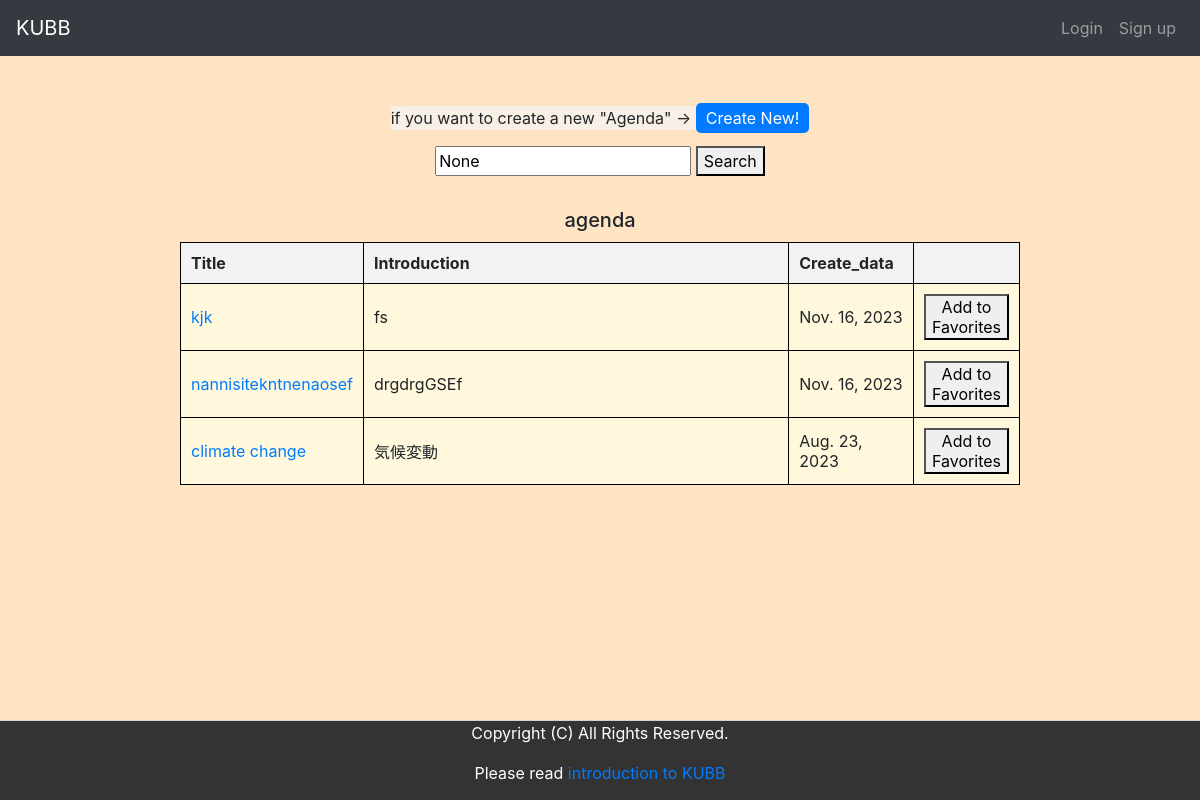
The app's page /agenda_search, older data.
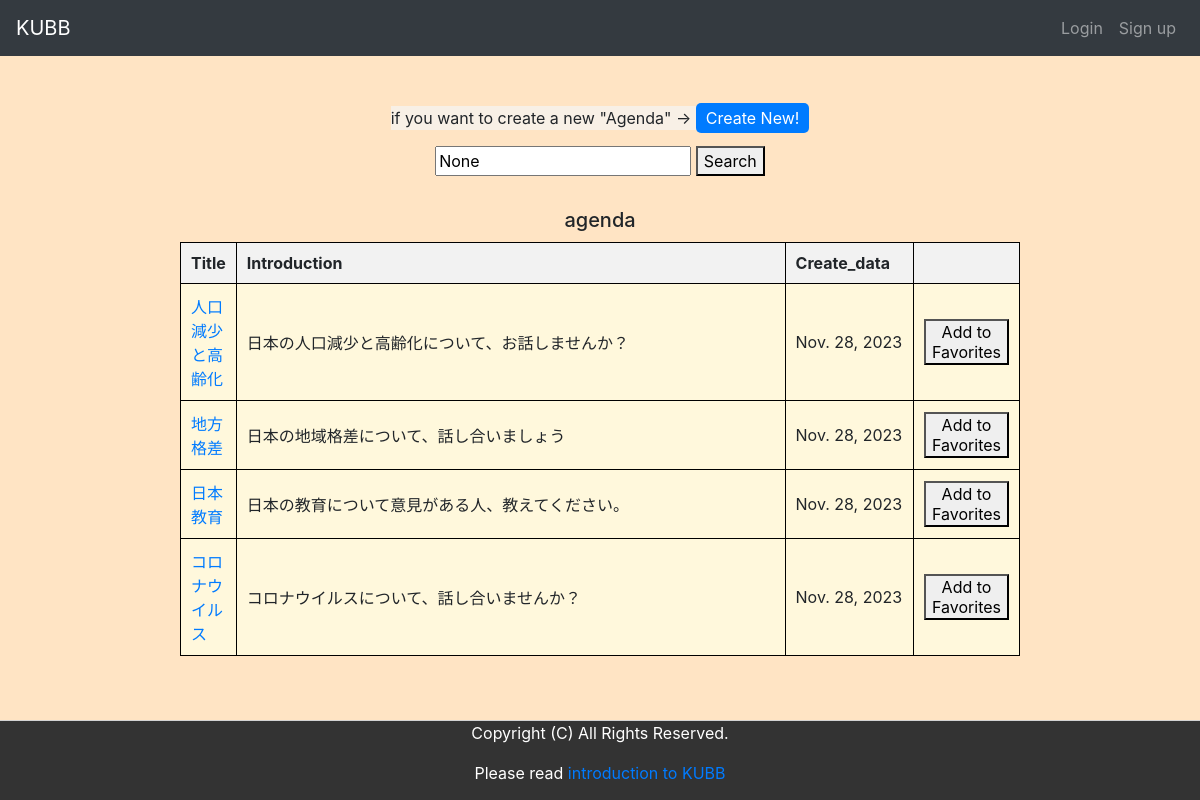
The same page, newer data.
### dream/models.py (models this page shows, shortened)
class Agenda(models.Model):
    title = models.CharField(max_length=50,unique=True)
    body = models.CharField(max_length=200)
    name = models.CharField(max_length=20,blank=True)
    create_date = models.DateField(auto_now=True)
    tags = models.ManyToManyField(Agenda_Tag, blank=True)

### dream/views.py (the view)
# urls.py: path('agenda_search', views.agenda_search, name='agenda_search'),
def agenda_search(request):
    keyword = request.GET.get("keyword")
    data =Agenda.objects.all()
    queryset="a"
    error_message="a"
    list = []
    for da in data:
        search = da.title
        list.append(search)
    if keyword in list:
            queryset = "b"
    else:
            error_message = "That title does not exist."
    all_data = Agenda.objects.all().order_by('-create_date')
    context = {
        "queryset":queryset,
        "all_data" :all_data,
        "keyword": keyword,
        "error_message":error_message,
    }
    return render(request, "dream/agenda_list.html", context)

### dream/templates/dream/agenda_list.html (shortened to what this page needs)
{% extends "dream/base.html" %}
{% block content %}
<div class="gray-box">
        <div class="center-content">
            <span class="create">if you want to create a new "Agenda" → <a href="{% url 'dream:agenda_create' %}" class="create-button">Create New!</a></span>
                <form method="get" action="{% url 'dream:agenda_search' %}">
                    <input type="text" name="keyword" value="{{ keyword }}" required placeholder="Search...">
                    <button type="submit">Search</button>
                </form>
                <table>
                    <h1>agenda</h1>
                    <tr class ="background-color">
                        <th>Title</th>
                        <th style="width: 600px;">Introduction</th>
                        <th style="width: 130px;">Create_data</th>
                        <th style="width: 60px;"></th>
                    <tr>
                    {% for i in all_data %}
                    <tr>
                        <td><a href="{% url 'dream:agenda_groupchat' room_name=i.title %}">{{ i.title }}</a></td>
                        <td><span id="word-break-word">{{ i.body }}</td></span>
                        <td>{{ i.create_date }}
                            <form action="{% url 'dream:agenda_like' room_name=i.title %}" method="POST"></td>
                        <td>
                                <button type="submit" class="favorite_button">Add to Favorites</button>
                        </td>
                    </tr>
                    {% endfor %}
                </table>
            </body>
{% endblock %}

### dream/templates/dream/base.html (shortened to what this page needs)
<html lang="ja">
<head>
   <link rel="stylesheet" href="https://stackpath.bootstrapcdn.com/bootstrap/4.3.1/css/bootstrap.min.css"
>
   {% load static %}
</head>
<body>
<header class="mb-4">
   <nav class="navbar navbar-expand-sm navbar-dark bg-dark">
       <a class="navbar-brand" href="{% url 'dream:index' %}">KUBB</a>
       <div class="collapse navbar-collapse" id="navbarSupportedContent">
           <ul class="navbar-nav ml-auto">
            {% if user.is_authenticated %}
                <li class="nav-item">
                    <a class="nav-link" style="text-align: right" href="{% url 'account_logout' %}">Logout</a>
                </li>
            {% else %}
                <li class="nav-item">
                    <a class="nav-link" href="{% url 'account_login' %}">Login</a>
                </li>
                <li class="nav-item">
                    <a class="nav-link" href="{% url 'account_signup' %}">Sign up</a>
                </li>
            {% endif %}
            </ul>
       </div>
   </nav>
</header>
{% block content %}{% endblock content %}
<footer id="footer">
    <p>Copyright (C) All Rights Reserved.</p>
    <p>Please read <a href="{% url 'dream:introduction' %}">introduction to KUBB</a></p>
</footer>
</body>
</html>

### dream/templates/dream/agenda_list.html (style rules this page uses)
.gray-box { margin-bottom: 80px; }
.create { background-color: rgba(245, 245, 245, 0.7); }
.create-button { text-decoration: none; background-color: #007BFF; color: white; padding: 5px 10px; border-radius: 5px; }
h1 { font-size: 20px; margin-bottom: 10px; }
table { width: 70%; border-collapse: collapse; margin-bottom: 20px; }
th { background-color: #f2f2f2; }
th, td { padding: 10px; text-align: left; border: 1.5px solid black; vertical-align: middle; }
td { background-color: #DDDDDD; }
.center-content h1 { text-align: left; }
.favorite_button { float: right; }
table td, table th { padding: 10px; vertical-align: middle; }
#word-break-word { word-break: anywhere; }

### dream/templates/dream/base.html (style rules this page uses)
body { margin: 0; padding: 0; background-color: #FFE4C4; }
.center-content { display: flex; flex-direction: column; align-items: center; text-align: center; margin-top: 50px; }
th { background-color: #f2f2f2; }
th, td { padding: 10px; text-align: left; border: 1.5px solid black; vertical-align: middle; }
td { background-color: #FFF8DC; }
#footer { background-color: #333; border-top: solid 1px lightgray; color: #fff; position:fixed; bottom: 0; left: 0; width: 100%; height:80px }
#footer p { text-align: center; }

Row changes from the older to the newer data that the page shows:
removed Agenda: title "kjk", body "fs", create_date "Nov. 16, 2023"
removed Agenda: title "nannisitekntnenaosef", body "drgdrgGSEf", create_date "Nov. 16, 2023"
removed Agenda: title "climate change", body "気候変動", create_date "Aug. 23, 2023"
added Agenda: title "人口減少と高齢化", body "日本の人口減少と高齢化について、お話しませんか？", create_date "Nov. 28, 2023"
added Agenda: title "地方格差", body "日本の地域格差について、話し合いましょう", create_date "Nov. 28, 2023"
added Agenda: title "日本教育", body "日本の教育について意見がある人、教えてください。", create_date "Nov. 28, 2023"
added Agenda: title "コロナウイルス", body "コロナウイルスについて、話し合いませんか？", create_date "Nov. 28, 2023"
